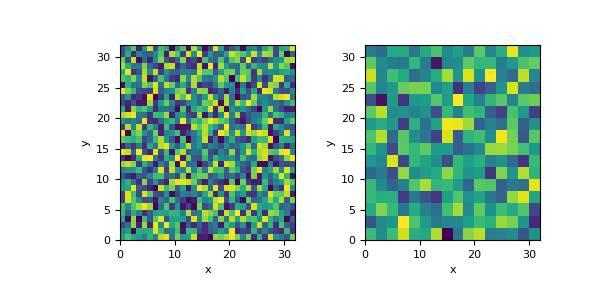

Write Python code to recreate this figure.
# Create two meshes with the same extent, but different divisions (the meshes
# do not have to be the same extent).

import numpy as np
from discretize import TensorMesh
h1 = np.ones(32)
h2 = np.ones(16)*2
mesh_in = TensorMesh([h1, h1])
mesh_out = TensorMesh([h2, h2])

# Create a random model defined on the input mesh, and use volume averaging to
# interpolate it to the output mesh.

from discretize.utils import volume_average
model1 = np.random.rand(mesh_in.nC)
model2 = volume_average(mesh_in, mesh_out, model1)

# Because these two meshes' cells are perfectly aligned, but the output mesh
# has 1 cell for each 4 of the input cells, this operation should effectively
# look like averaging each of those cells values

import matplotlib.pyplot as plt
plt.figure(figsize=(6, 3))
ax1 = plt.subplot(121)
mesh_in.plot_image(model1, ax=ax1)
ax2 = plt.subplot(122)
mesh_out.plot_image(model2, ax=ax2)
plt.show()
